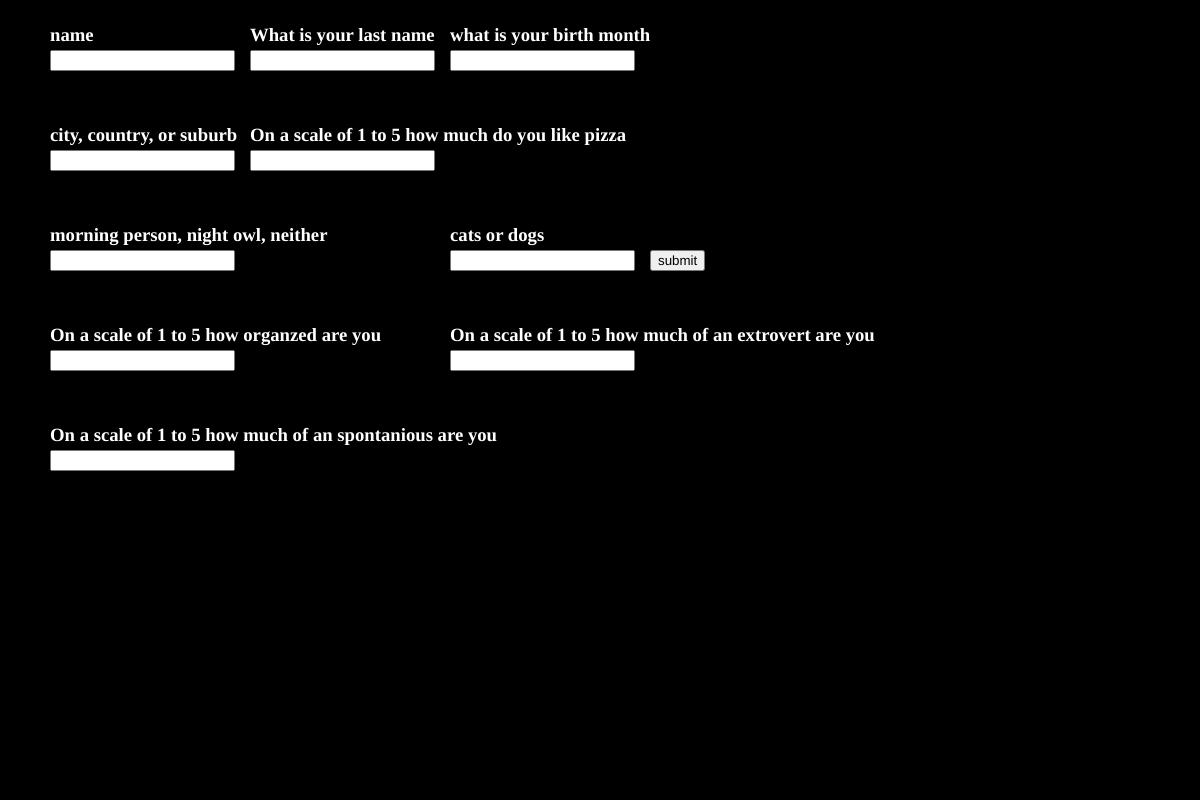
Frame 1 (no input)
Frame 60 (no input): identical to frame 1, image omitted
Frame 120 (the mouse pressed at the canvas centre since frame 60): identical to frame 1, image omitted

The p5.js sketch that drew this single still picture (run headless with seeded random() and noise() and a simulated clock; from frame 60 on, the mouse is pressed at the canvas centre):

// p5.js sketch
// ── sketch.js
let name, lastname, month, day, live, pet, lead, pizza, organized, intro, spontanious;

let nInput, lnIput, mInput, dInput,lInput, pInput, leaderInput, pizzaInput, oInput, iInput, sInput;

let submit;

let winterP1 = '#2be7d9';
let winterP2 = '#2e34da';

let winterB1 = '#1ca7fc';
let winterB2 = '#166ffb';

let springY1 = '#fffb37';
let springY2 = '#ae15ff';

let springO1 = '#ffac06';
let springO2 = '#62f962';

let summerB1 = '#4ef9c6';
let summerB2 = '#ff4e4e';

let summerR1 = '#fbff52';
let summerR2 = '#0098ff';

let fallR1 = '#feb313';
let fallR2 = '#be25f4';

let fallP1 = '#ff3911';
let fallP2 = '#760cd8';

let seasonColor, dayColor, leadColor1, leadColor2, monthColor, monthColor2;

let space;

nameleftTop=new Array();
nameleftBottom=new Array();
namerightTop=new Array();
namerightBottom=new Array();

let bg = [];

function setup() {
  createCanvas(1200, 800);
    
    background(0);
    
    name = createElement('h3', 'name');
    name.position(50, 5);
    name.style('color', 'white');
    
    nInput = createInput();
    nInput.position(50, 50);
	
	lastname = createElement('h3', 'What is your last name');
    lastname.position(250, 5);
    lastname.style('color', 'white');
   
    lnInput = createInput();
    lnInput.position(250, 50);
    
    name = createElement('h3', 'what is your birth month');
    name.position(450, 5);
    name.style('color', 'white');
    
    mInput = createInput();
    mInput.position(450, 50);
    
    live = createElement('h3', 'city, country, or suburb');
    live.position(50, 105);
    live.style('color', 'white');
    
    lInput = createInput();
    lInput.position(50, 150);
    
    pizza = createElement('h3', 'On a scale of 1 to 5 how much do you like pizza');
    pizza.position(250, 105);
    pizza.style('color', 'white');
    
    pizzaInput = createInput();
    pizzaInput.position(250, 150);
	
	name=createElement('h3', 'morning person, night owl, neither');
	name.position(50, 205);
	name.style('color', 'white');
	
	dInput=createInput();
	dInput.position(50,250);
	
	pet=createElement('h3', 'cats or dogs');
	pet.position(450, 205);
	pet.style('color', 'white');
	
	pInput=createInput();
	pInput.position(450,250);
	
	pizza=createElement('h3', 'On a scale of 1 to 5 how organzed are you');
	pizza.position(50, 305);
	pizza.style('color', 'white');
	
	oInput=createInput();
	oInput.position(50,350);
	
	intro = createElement('h3', 'On a scale of 1 to 5 how much of an extrovert are you');
    intro.position(450, 305);
    intro.style('color', 'white');
   
    iInput = createInput();
    iInput.position(450, 350);
	
	spontanious = createElement('h3', 'On a scale of 1 to 5 how much of an spontanious are you');
    spontanious.position(50, 405);
    spontanious.style('color', 'white');
   
    sInput = createInput();
    sInput.position(50, 450);
    
    submit = createButton('submit');
    submit.position(650, 250);
    submit.mousePressed(show);
}

function draw() {
    
}

// shows results when 'submit' is pressed
function show() {
    console.log('submit');
    
    let season = mInput.value();
    
    let moodtime = dInput.value();
    
    if (season=="september" || season=="october" || season=="november") {
        //background(hexWithAlpha('#ff3911'));
        
        seasonColor = "#FEB313";
		if(season=="september")
			{
				monthColor="#FF3911";
				monthColor2="#EB2734";
			}
		else if(season=="october")
			{
				monthColor="#BE25F4";
				monthColor2="#760CD8";
			}
		else if(season=="november")
			{
				monthColor="#FF3911";
				monthColor2="#BE25F4";
			}
    }
    if (season=="december" || season=="january" || season=="february") {
        //background(hexWithAlpha('#745cfb'));
        
        seasonColor = "#2BE7D9";
		if(season=="december")
			{
				monthColor="#1CA7FC";
				monthColor2="#745CFB";
			}
		else if(season=="january")
			{
				monthColor="#166FFB";
				monthColor2="#2E34DA";
			}
		else if(season=="february")
			{
				monthColor="#1CA7FC";
				monthColor2="#166FFB";
			}
    }
    if (season=="march" || season=="april" || season=="may") {
        //background(hexWithAlpha('#ae15ff'));
        
        seasonColor = "#FFFB37";
		if(season=="march")
			{
				monthColor="#FFAC06";
				monthColor2="#FC5ACE";
			}
		else if(season=="april")
			{
				monthColor="#AE15FF";
				monthColor2="#62F962";
			}
		else if(season=="may")
			{
				monthColor="#FFAC06";
				monthColor2="#AE15FF";
			}
    }
    if (season=="june" || season=="july" || season=="august") {
        //background(hexWithAlpha('#ff4e4e'));
        
        seasonColor = "#4EF9C6";
		if(season=="june")
			{
				monthColor="#FBFF52";
				monthColor2="#FF6724";
			}
		else if(season=="july")
			{
				monthColor="#FF4E4E";
				monthColor2="#0098FF";
			}
		else if(season=="august")
			{
				monthColor="#FBFF52";
				monthColor2="#FF4E4E";
			}
    }
    proximity();
    scales();
	mood();
	nameshape();
	pizzacircle();
}
function bigSquare(){
	var cats=pInput.value();
	var introvalue=iInput.value();
	var s=sInput.value();
	var size;
	if(introvalue=="1")
		{
			size=100;
		}
	else if(introvalue=="2")
		{
			size=200;
		}
	else if(introvalue=="3")
		{
			size=300;
		}
	else if(introvalue=="4")
		{
			size=400;
		}
	else if(introvalue=="5")
		{
			size=500;
		}
	var xpoint;
	var centerwidth=width/2;
	var centerheight=height/2
	if(cats=="cats"){
		xpoint=200;
	}
	else if(cats=="dogs"){
		xpoint=400;
	}
	else if(cats=="both"){
		xpoint=300;
	}
	else if(cats=="neither"){
		xpoint=100;
	}
	var halfxapoint=xpoint/2;
	push();
	for(var i = 0; i < size; i++){
	if(s==5){
		fill(lerpColor(color(247, 47, 232,180),color(114, 0, 238,200),i/size));
		rectMode(CORNER);
	}
	else if(s==4){
		fill(lerpColor(color(196, 182, 252,160),color(16, 0, 227,180),i/size));
		rectMode(CORNER);
	}
	else if(s==3){
		fill(lerpColor(color(114, 242, 230,140),color(0, 255, 94,160),i/size));
		rectMode(CORNER);
	}
	else if(s==2){
		fill(lerpColor(color(255, 160, 0,120),color(255, 0, 0,120),i/size));
		rectMode(CORNER);
	}
	else if(s==1){
		fill(lerpColor(color(255, 254, 0,100),color(220, 119, 0,100),i/size));
		rectMode(CORNER);
	}
	}
	polygon(centerwidth-xpoint,centerheight,size,4);
	polygon(centerwidth-halfxapoint,centerheight,size,4);
	polygon(centerwidth+halfxapoint,centerheight,size,4);
	polygon(centerwidth+xpoint,centerheight,size,4);
	pop();
}
function pizzacircle(){
	var location=lInput.value();
	var pizzanumber=5;
	var messy=oInput.value();
	var day=dInput.value();
	var s=sInput.value();
	var start
	if(s=="5")
		{
			start=5;
		}
	else if(s=="4")
		{
			start=4;
		}
	else if(s=="3")
		{
			start=3;
		}
	else if(s=="2")
		{
			start=2;
		}
	else if(s=="1")
		{
			start=1;
		}
	var daycount;
	if(day=="morning person")
		{
			daycount=200;
		}
	else if(day=="night owl")
		{
			daycount=300
		}
	else if(day=="neither")
		{
			daycount=100;
		}
	let pizzadistance=pizzanumber*10;
	var points;
	var centerwidth=width/2;
	var centerheight=height/2;
	noFill();
	stroke(255, 255, 255);
	strokeWeight(5);
	var begin;
	var end;
	if(start<=pizzanumber)
		{
			begin=start;
			end=pizzanumber;
		}
	else if(pizzanumber<start)
		{
			begin=pizzanumber;
			end=start;
		}
	for(var i=begin; i<=end; i++)
		{
			if(location=="country")
				{
					if(messy=="5")
						{
				circle(centerwidth, centerheight-(i*pizzadistance), daycount); //top
				circle(centerwidth-(i*pizzadistance), centerheight, daycount); //right
    			circle(centerwidth, centerheight+(i*pizzadistance), daycount); //bottom
    			circle(centerwidth+(i*pizzadistance), centerheight, daycount); //left
						}
					else if(messy=="4")
						{
				circle(centerwidth, centerheight-(i*pizzadistance), nameleftBottom[i]); //top
				circle(centerwidth-(i*pizzadistance), centerheight, daycount); //right
    			circle(centerwidth, centerheight+(i*pizzadistance), daycount); //bottom
    			circle(centerwidth+(i*pizzadistance), centerheight, daycount); //left
						}
					else if(messy=="3")
						{
				circle(centerwidth, centerheight-(i*pizzadistance), nameleftBottom[i]); //top
				circle(centerwidth-(i*pizzadistance), centerheight, nameleftTop[i]); //right
    			circle(centerwidth, centerheight+(i*pizzadistance), daycount); //bottom
    			circle(centerwidth+(i*pizzadistance), centerheight, daycount); //left
						}
					else if(messy=="2")
						{
				circle(centerwidth, centerheight-(i*pizzadistance), nameleftBottom[i]); //top
				circle(centerwidth-(i*pizzadistance), centerheight, nameleftTop[i]); //right
    			circle(centerwidth, centerheight+(i*pizzadistance), namerightBottom[i]); //bottom
    			circle(centerwidth+(i*pizzadistance), centerheight, daycount); //left
						}
					else if(messy=="1")
						{
				circle(centerwidth, centerheight-(i*pizzadistance), nameleftBottom[i]); //top
				circle(centerwidth-(i*pizzadistance), centerheight, nameleftTop[i]); //right
    			circle(centerwidth, centerheight+(i*pizzadistance), namerightBottom[i]); //bottom
    			circle(centerwidth+(i*pizzadistance), centerheight, namerightTop[i]); //left
						}
				}
			else if(location=="city")
				{
				points=4;
					if(messy=="5")
						{
				polygon(centerwidth, centerheight-(i*pizzadistance), daycount, points); //top
				polygon(centerwidth-(i*pizzadistance), centerheight, daycount, points); //right
    			polygon(centerwidth, centerheight+(i*pizzadistance), daycount, points); //bottom
    			polygon(centerwidth+(i*pizzadistance), centerheight, daycount, points); //left
						}
					else if(messy=="4")
						{
				polygon(centerwidth, centerheight-(i*pizzadistance), nameleftBottom[i], points); //top
				polygon(centerwidth-(i*pizzadistance), centerheight, daycount, points); //right
    			polygon(centerwidth, centerheight+(i*pizzadistance), daycount, points); //bottom
    			polygon(centerwidth+(i*pizzadistance), centerheight, daycount, points); //left
						}
					else if(messy=="3")
						{
				polygon(centerwidth, centerheight-(i*pizzadistance), nameleftBottom[i], points); //top
				polygon(centerwidth-(i*pizzadistance), centerheight, nameleftTop[i], points); //right
    			polygon(centerwidth, centerheight+(i*pizzadistance), daycount, points); //bottom
    			polygon(centerwidth+(i*pizzadistance), centerheight, daycount, points); //left
						}
					else if(messy=="2")
						{
				polygon(centerwidth, centerheight-(i*pizzadistance), nameleftBottom[i], points); //top
				polygon(centerwidth-(i*pizzadistance), centerheight, nameleftTop[i], points); //right
    			polygon(centerwidth, centerheight+(i*pizzadistance), namerightBottom[i], points); //bottom
    			polygon(centerwidth+(i*pizzadistance), centerheight, daycount, points); //left
						}
					else if(messy=="1")
						{
				polygon(centerwidth, centerheight-(i*pizzadistance), nameleftBottom[i], points); //top
				polygon(centerwidth-(i*pizzadistance), centerheight, nameleftTop[i], points); //right
    			polygon(centerwidth, centerheight+(i*pizzadistance), namerightBottom[i], points); //bottom
    			polygon(centerwidth+(i*pizzadistance), centerheight, namerightTop[i], points); //left
						}
				}
			else if(location=="suburb")
				{
				points=6;
					if(messy=="5")
						{
				polygon(centerwidth, centerheight-(i*pizzadistance), daycount, points); //top
				polygon(centerwidth-(i*pizzadistance), centerheight, daycount, points); //right
    			polygon(centerwidth, centerheight+(i*pizzadistance), daycount, points); //bottom
    			polygon(centerwidth+(i*pizzadistance), centerheight, daycount, points); //left
						}
					else if(messy=="4")
						{
				polygon(centerwidth, centerheight-(i*pizzadistance), nameleftBottom[i], points); //top
				polygon(centerwidth-(i*pizzadistance), centerheight, daycount, points); //right
    			polygon(centerwidth, centerheight+(i*pizzadistance), daycount, points); //bottom
    			polygon(centerwidth+(i*pizzadistance), centerheight, daycount, points); //left
						}
					else if(messy=="3")
						{
				polygon(centerwidth, centerheight-(i*pizzadistance), nameleftBottom[i], points); //top
				polygon(centerwidth-(i*pizzadistance), centerheight, nameleftTop[i], points); //right
    			polygon(centerwidth, centerheight+(i*pizzadistance), daycount, points); //bottom
    			polygon(centerwidth+(i*pizzadistance), centerheight, daycount, points); //left
						}
					else if(messy=="2")
						{
				polygon(centerwidth, centerheight-(i*pizzadistance), nameleftBottom[i], points); //top
				polygon(centerwidth-(i*pizzadistance), centerheight, nameleftTop[i], points); //right
    			polygon(centerwidth, centerheight+(i*pizzadistance), namerightBottom[i], points); //bottom
    			polygon(centerwidth+(i*pizzadistance), centerheight, daycount, points); //left
						}
					else if(messy=="1")
						{
				polygon(centerwidth, centerheight-(i*pizzadistance), nameleftBottom[i], points); //top
				polygon(centerwidth-(i*pizzadistance), centerheight, nameleftTop[i], points); //right
    			polygon(centerwidth, centerheight+(i*pizzadistance), namerightBottom[i], points); //bottom
    			polygon(centerwidth+(i*pizzadistance), centerheight, namerightTop[i], points); //left
						}
				}
		}
}
function nameshape(){
	var lastname=nInput.value();
	var lastnamecount=lastname.length;
	var lastnametwo;
	for (i=1; i<lastname.length; i++)
		{
			lastnametwo=lastnametwo+lastname.charAt(i);
		}
	lastnametwo=lastnametwo+lastname.charAt(0);
	var introvalue=iInput.value();
	if(introvalue=="1")
		{
			size=20;
		}
	else if(introvalue=="2")
		{
			size=40;
		}
	else if(introvalue=="3")
		{
			size=60;
		}
	else if(introvalue=="4")
		{
			size=80;
		}
	else if(introvalue=="5")
		{
			size=100;
		}
	var half;
	var heighthalf
	var fraction;
	var heightfraction;
	var fractionTimes;
	var heightfractionTimes;
	var rightside;
	var bottomside;
	for(i=0; i<lastname.length; i++)
		{
			if(lastname.charAt(i)=='a')
				{
					half=width/2;
					fraction=half/26;
					nameleftTop.push(fraction);
					rightside=width-fraction;
					namerightBottom.push(rightside);
				}
			if(lastnametwo.charAt(i)=='a')
				{
					heighthalf=height/2;
					heightfraction=heighthalf/26;
					namerightTop.push(heightfraction);
					bottomside=height-heightfraction;
					nameleftBottom.push(bottomside);
				}
			if(lastname.charAt(i)=='b')
				{
					half=width/2;
					fraction=half/26;
					fractionTimes=fraction*2;
					nameleftTop.push(fractionTimes);
					rightside=width-fractionTimes;
					namerightBottom.push(rightside);
				}
			if(lastnametwo.charAt(i)=='b')
				{
					heighthalf=height/2;
					heightfraction=heighthalf/26;
					heightfractionTimes=heightfraction*2;
					namerightTop.push(heightfractionTimes);
					bottomside=height-heightfractionTimes;
					nameleftBottom.push(bottomside);
				}
			if(lastname.charAt(i)=='c')
				{
					half=width/2;
					fraction=half/26;
					fractionTimes=fraction*3;
					nameleftTop.push(fractionTimes);
					rightside=width-fractionTimes;
					namerightBottom.push(rightside);
				}
			if(lastnametwo.charAt(i)=='c')
				{
					heighthalf=height/2;
					heightfraction=heighthalf/26;
					heightfractionTimes=heightfraction*3;
					namerightTop.push(heightfractionTimes);
					bottomside=height-heightfractionTimes;
					nameleftBottom.push(bottomside);
				}
			if(lastname.charAt(i)=='d')
				{
					half=width/2;
					fraction=half/26;
					fractionTimes=fraction*4;
					nameleftTop.push(fractionTimes);
					rightside=width-fractionTimes;
					namerightBottom.push(rightside);
				}
			if(lastnametwo.charAt(i)=='d')
				{
					heighthalf=height/2;
					heightfraction=heighthalf/26;
					heightfractionTimes=heightfraction*4
					namerightTop.push(heightfractionTimes);
					bottomside=height-heightfractionTimes;
					nameleftBottom.push(bottomside);
				}
			if(lastname.charAt(i)=='e')
				{
					half=width/2;
					fraction=half/26;
					fractionTimes=fraction*5;
					nameleftTop.push(fractionTimes);
					rightside=width-fractionTimes;
					namerightBottom.push(rightside);
				}
			if(lastnametwo.charAt(i)=='e')
				{
					heighthalf=height/2;
					heightfraction=heighthalf/26;
					heightfractionTimes=heightfraction*5;
					namerightTop.push(heightfractionTimes);
					bottomside=height-heightfractionTimes;
					nameleftBottom.push(bottomside);
				}
			if(lastname.charAt(i)=='f')
				{
					half=width/2;
					fraction=half/26;
					fractionTimes=fraction*6;
					nameleftTop.push(fractionTimes);
					rightside=width-fractionTimes;
					namerightBottom.push(rightside);
				}
			if(lastnametwo.charAt(i)=='f')
				{
					heighthalf=height/2;
					heightfraction=heighthalf/26;
					heightfractionTimes=heightfraction*6;
					namerightTop.push(heightfractionTimes);
					bottomside=height-heightfractionTimes;
					nameleftBottom.push(bottomside);
				}
			if(lastname.charAt(i)=='g')
				{
					half=width/2;
					fraction=half/26;
					fractionTimes=fraction*7;
					nameleftTop.push(fractionTimes);
					rightside=width-fractionTimes;
					namerightBottom.push(rightside);
				}
			if(lastnametwo.charAt(i)=='g')
				{
					heighthalf=height/2;
					heightfraction=heighthalf/26;
					heightfractionTimes=heightfraction*7;
					namerightTop.push(heightfractionTimes);
					bottomside=height-heightfractionTimes;
					nameleftBottom.push(bottomside);
				}
			if(lastname.charAt(i)=='h')
				{
					half=width/2;
					fraction=half/26;
					fractionTimes=fraction*8;
					nameleftTop.push(fractionTimes);
					rightside=width-fractionTimes;
					namerightBottom.push(rightside);
				}
			if(lastnametwo.charAt(i)=='h')
				{
					heighthalf=height/2;
					heightfraction=heighthalf/26;
					heightfractionTimes=heightfraction*8;
					namerightTop.push(heightfractionTimes);
					bottomside=height-heightfractionTimes;
					nameleftBottom.push(bottomside);
				}
			if(lastname.charAt(i)=='i')
				{
					half=width/2;
					fraction=half/26;
					fractionTimes=fraction*9;
					nameleftTop.push(fractionTimes);
					rightside=width-fractionTimes;
					namerightBottom.push(rightside);
				}
			if(lastnametwo.charAt(i)=='i')
				{
					heighthalf=height/2;
					heightfraction=heighthalf/26;
					heightfractionTimes=heightfraction*9;
					namerightTop.push(heightfractionTimes);
					bottomside=height-heightfractionTimes;
					nameleftBottom.push(bottomside);
				}
			if(lastname.charAt(i)=='j')
				{
					half=width/2;
					fraction=half/26;
					fractionTimes=fraction*10;
					nameleftTop.push(fractionTimes);
					rightside=width-fractionTimes;
					namerightBottom.push(rightside);
				}
			if(lastnametwo.charAt(i)=='j')
				{
					heighthalf=height/2;
					heightfraction=heighthalf/26;
					heightfractionTimes=heightfraction*10;
					namerightTop.push(heightfractionTimes);
					bottomside=height-heightfractionTimes;
					nameleftBottom.push(bottomside);
				}
			if(lastname.charAt(i)=='k')
				{
					half=width/2;
					fraction=half/26;
					fractionTimes=fraction*11;
					nameleftTop.push(fractionTimes);
					rightside=width-fractionTimes;
					namerightBottom.push(rightside);
				}
			if(lastnametwo.charAt(i)=='k')
				{
					heighthalf=height/2;
					heightfraction=heighthalf/26;
					heightfractionTimes=heightfraction*11;
					namerightTop.push(heightfractionTimes);
					bottomside=height-heightfractionTimes;
					nameleftBottom.push(bottomside);
				}
			if(lastname.charAt(i)=='l')
				{
					half=width/2;
					fraction=half/26;
					fractionTimes=fraction*12;
					nameleftTop.push(fractionTimes);
					rightside=width-fractionTimes;
					namerightBottom.push(rightside);
				}
			if(lastnametwo.charAt(i)=='l')
				{
					heighthalf=height/2;
					heightfraction=heighthalf/26;
					heightfractionTimes=heightfraction*12;
					namerightTop.push(heightfractionTimes);
					bottomside=height-heightfractionTimes;
					nameleftBottom.push(bottomside);
				}
			if(lastname.charAt(i)=='m')
				{
					half=width/2;
					fraction=half/26;
					fractionTimes=fraction*13;
					nameleftTop.push(fractionTimes);
					rightside=width-fractionTimes;
					namerightBottom.push(rightside);
				}
			if(lastnametwo.charAt(i)=='m')
				{
					heighthalf=height/2;
					heightfraction=heighthalf/26;
					heightfractionTimes=heightfraction*13;
					namerightTop.push(heightfractionTimes);
					bottomside=height-heightfractionTimes;
					nameleftBottom.push(bottomside);
				}
			if(lastname.charAt(i)=='n')
				{
					half=width/2;
					fraction=half/26;
					fractionTimes=fraction*14;
					nameleftTop.push(fractionTimes);
					rightside=width-fractionTimes;
					namerightBottom.push(rightside);
				}
			if(lastnametwo.charAt(i)=='n')
				{
					heighthalf=height/2;
					heightfraction=heighthalf/26;
					heightfractionTimes=heightfraction*14;
					namerightTop.push(heightfractionTimes);
					bottomside=height-heightfractionTimes;
					nameleftBottom.push(bottomside);
				}
			if(lastname.charAt(i)=='o')
				{
					half=width/2;
					fraction=half/26;
					fractionTimes=fraction*15;
					nameleftTop.push(fractionTimes);
					rightside=width-fractionTimes;
					namerightBottom.push(rightside);
				}
			if(lastnametwo.charAt(i)=='o')
				{
					heighthalf=height/2;
					heightfraction=heighthalf/26;
					heightfractionTimes=heightfraction*15;
					namerightTop.push(heightfractionTimes);
					bottomside=height-heightfractionTimes;
					nameleftBottom.push(bottomside);
				}
			if(lastname.charAt(i)=='p')
				{
					half=width/2;
					fraction=half/26;
					fractionTimes=fraction*16;
					nameleftTop.push(fractionTimes);
					rightside=width-fractionTimes;
					namerightBottom.push(rightside);
				}
			if(lastnametwo.charAt(i)=='p')
				{
					heighthalf=height/2;
					heightfraction=heighthalf/26;
					heightfractionTimes=heightfraction*16;
					namerightTop.push(heightfractionTimes);
					bottomside=height-heightfractionTimes;
					nameleftBottom.push(bottomside);
				}
			if(lastname.charAt(i)=='q')
				{
					half=width/2;
					fraction=half/26;
					fractionTimes=fraction*17;
					nameleftTop.push(fractionTimes);
					rightside=width-fractionTimes;
					namerightBottom.push(rightside);
				}
			if(lastnametwo.charAt(i)=='q')
				{
					heighthalf=height/2;
					heightfraction=heighthalf/26;
					heightfractionTimes=heightfraction*17;
					namerightTop.push(heightfractionTimes);
					bottomside=height-heightfractionTimes;
					nameleftBottom.push(bottomside);
				}
			if(lastname.charAt(i)=='r')
				{
					half=width/2;
					fraction=half/26;
					fractionTimes=fraction*18;
					nameleftTop.push(fractionTimes);
					rightside=width-fractionTimes;
					namerightBottom.push(rightside);
				}
			if(lastnametwo.charAt(i)=='r')
				{
					heighthalf=height/2;
					heightfraction=heighthalf/26;
					heightfractionTimes=heightfraction*18;
					namerightTop.push(heightfractionTimes);
					bottomside=height-heightfractionTimes;
					nameleftBottom.push(bottomside);
				}
			if(lastname.charAt(i)=='s')
				{
					half=width/2;
					fraction=half/26;
					fractionTimes=fraction*19;
					nameleftTop.push(fractionTimes);
					rightside=width-fractionTimes;
					namerightBottom.push(rightside);
				}
			if(lastnametwo.charAt(i)=='s')
				{
					heighthalf=height/2;
					heightfraction=heighthalf/26;
					heightfractionTimes=heightfraction*19;
					namerightTop.push(heightfractionTimes);
					bottomside=height-heightfractionTimes;
					nameleftBottom.push(bottomside);
				}
			if(lastname.charAt(i)=='t')
				{
					half=width/2;
					fraction=half/26;
					fractionTimes=fraction*20;
					nameleftTop.push(fractionTimes);
					rightside=width-fractionTimes;
					namerightBottom.push(rightside);
				}
			if(lastnametwo.charAt(i)=='t')
				{
					heighthalf=height/2;
					heightfraction=heighthalf/26;
					heightfractionTimes=heightfraction*20;
					namerightTop.push(heightfractionTimes);
					bottomside=height-heightfractionTimes;
					nameleftBottom.push(bottomside);
				}
			if(lastname.charAt(i)=='u')
				{
					half=width/2;
					fraction=half/26;
					fractionTimes=fraction*21;
					nameleftTop.push(fractionTimes);
					rightside=width-fractionTimes;
					namerightBottom.push(rightside);
				}
			if(lastnametwo.charAt(i)=='u')
				{
					heighthalf=height/2;
					heightfraction=heighthalf/26;
					heightfractionTimes=heightfraction*21;
					namerightTop.push(heightfractionTimes);
					bottomside=height-heightfractionTimes;
					nameleftBottom.push(bottomside);
				}
			if(lastname.charAt(i)=='v')
				{
					half=width/2;
					fraction=half/26;
					fractionTimes=fraction*22;
					nameleftTop.push(fractionTimes);
					rightside=width-fractionTimes;
					namerightBottom.push(rightside);
				}
			if(lastnametwo.charAt(i)=='v')
				{
					heighthalf=height/2;
					heightfraction=heighthalf/26;
					heightfractionTimes=heightfraction*22;
					namerightTop.push(heightfractionTimes);
					bottomside=height-heightfractionTimes;
					nameleftBottom.push(bottomside);
				}
			if(lastname.charAt(i)=='w')
				{
					half=width/2;
					fraction=half/26;
					fractionTimes=fraction*23;
					nameleftTop.push(fractionTimes);
					rightside=width-fractionTimes;
					namerightBottom.push(rightside);
				}
			if(lastnametwo.charAt(i)=='w')
				{
					heighthalf=height/2;
					heightfraction=heighthalf/26;
					heightfractionTimes=heightfraction*23;
					namerightTop.push(heightfractionTimes);
					bottomside=height-heightfractionTimes;
					nameleftBottom.push(bottomside);
				}
			if(lastname.charAt(i)=='x')
				{
					half=width/2;
					fraction=half/26;
					fractionTimes=fraction*24;
					nameleftTop.push(fractionTimes);
					rightside=width-fractionTimes;
					namerightBottom.push(rightside);
				}
			if(lastnametwo.charAt(i)=='x')
				{
					heighthalf=height/2;
					heightfraction=heighthalf/26;
					heightfractionTimes=heightfraction*24;
					namerightTop.push(heightfractionTimes);
					bottomside=height-heightfractionTimes;
					nameleftBottom.push(bottomside);
				}
			if(lastname.charAt(i)=='y')
				{
					half=width/2;
					fraction=half/26;
					fractionTimes=fraction*25;
					nameleftTop.push(fractionTimes);
					rightside=width-fractionTimes;
					namerightBottom.push(rightside);
				}
			if(lastnametwo.charAt(i)=='y')
				{
					heighthalf=height/2;
					heightfraction=heighthalf/26;
					heightfractionTimes=heightfraction*25;
					namerightTop.push(heightfractionTimes);
					bottomside=height-heightfractionTimes;
					nameleftBottom.push(bottomside);
				}
			if(lastname.charAt(i)=='z')
				{
					half=width/2;
					fraction=half/26;
					fractionTimes=fraction*26;
					nameleftTop.push(fractionTimes);
					rightside=width-fractionTimes;
					namerightBottom.push(rightside);
				}
			if(lastnametwo.charAt(i)=='z')
				{
					heighthalf=height/2;
					heightfraction=heighthalf/26;
					heightfractionTimes=heightfraction*26;
					namerightTop.push(heightfractionTimes);
					bottomside=height-heightfractionTimes;
					nameleftBottom.push(bottomside);
				}
		}
	for(var j=0; j<=nameleftTop.length; j++)
		{
			noStroke();
			push();
			gradCircle(nameleftTop[j],namerightTop[j],size,monthColor,monthColor2);
			gradCircle(namerightBottom[j],namerightTop[j],size,monthColor,monthColor2);
			gradCircle(nameleftTop[j],nameleftBottom[j],size,monthColor,monthColor2);
			gradCircle(namerightBottom[j],nameleftBottom[j],size,monthColor,monthColor2);
			pop();
		}
}
gradCircle = function(x, y, r, c1, c2) {
  const lineW = 1;
  const lines = (r * 2) / lineW;

  noStroke();
  for (var i = 0; i <= lines; i++) {
    let inter = map(i, 0, r, 0, 0.8);
    let c = lerpColor(color(c1), color(c2), inter);
    fill(c);
    const s = i * lineW + lineW;
    const chordLength = Math.sqrt(2 * s * r - s * s) * 2;
  	push();
    rect(i * lineW + x, r - chordLength / 2 + y, lineW, chordLength);
  	pop();
  }
};
function mood() {
    let time = dInput.value();
    if (time == "morning person") {
        dayColor = 100;
    } else if (time == "night owl") {
        dayColor = 50;
    }
}

function proximity() {
    let answer = pInput.value();
    
    if (answer == "cats") {
        space = 100;
    } else if (answer == "dogs") {
        space = 25;
    } else if (answer == "both" || answer == "neither") {
        space = 50;
    }
}

function scales() {
    var name = lnInput.value();
	var namecont=name.length;
	let pizzaval=pizzaInput.value();
	let answer = pInput.value();
    var space;
    if (answer == "cats") {
        space = 100;
    } else if (answer == "dogs") {
        space = 25;
    } else if (answer == "both" || answer == "neither") {
        space = 50;
    }
	let proximity=pizzaval*10;
    console.log('scales');
	stroke(0);
    strokeWeight(1);
    fill(seasonColor);       
    push();
    for (var i = 0; i < width; i+=50) {
        for (var j = 0; j < height+100; j+=space) {
            if (j%100 == 0) {
               let k = i+50;
               polygon(k, j, proximity, namecont);
               }
               else {
                    polygon(i, j, proximity, namecont);
                }
            }
        }
        pop();
}

function polygon(x, y, r, p) {
    let angle = TWO_PI/p;
    beginShape();
    for (var i = 0; i < TWO_PI; i+=angle) {
        let sx = x + cos(i)*r;
        let sy = y + sin(i)*r;
        vertex(sx, sy);
    }
    endShape(CLOSE);
}

function circleGrid(x, y) {
    stroke(255);
    noFill();
    circle(x, y, 50);
}


function drawSquare(xCoord, yCoord, size, rotationAngle, from, to) {
	push();
	translate(xCoord, yCoord);
	angleMode(DEGREES);
	rotate(rotationAngle);
	for(var i = 0; i < size; i++) {
        noStroke();
        fill(lerpColor(color(from), color(to), (i/size)));
        rectMode(CORNER);
        rect(i-(size/2), 0-(size/2), 1, size);
    }
	pop();
}

function hexWithAlpha(hex, alpha) {
	var r = parseInt(hex.slice(1, 3), 16),
		g = parseInt(hex.slice(3, 5), 16),
		b = parseInt(hex.slice(5, 7), 16);

	if(alpha) {
		return "rgba(" + r + ", " + g + ", " + b + ", " + alpha + ")";
	} else {
		return "rgb(" + r + ", " + g + ", " + b + ")";
	}
}
